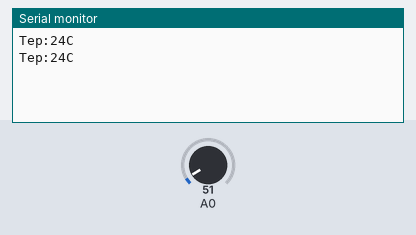
This sketch was run on a simulated Arduino Uno, built with avr-gcc and run on an emulated ATmega328P. Parts: the last lines printed to the serial monitor. The test bench sets the inputs (shaded band); at power-on: A0 = 51.

Above: at 1.8 s.
1.9 s: A0 set to 61
At 2.8 s:
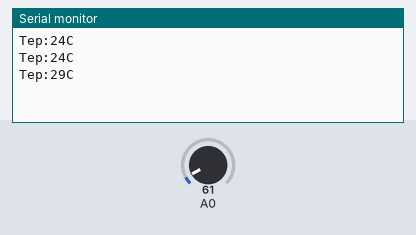
3.4 s: A0 set to 71
At 4.8 s:
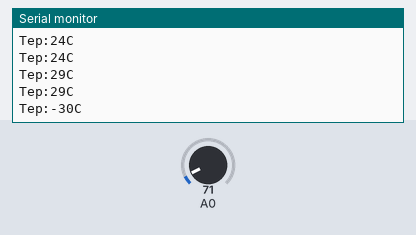
Timing chart, 0 to 6.4 s (numbered marks = the images above; inputs shaded):
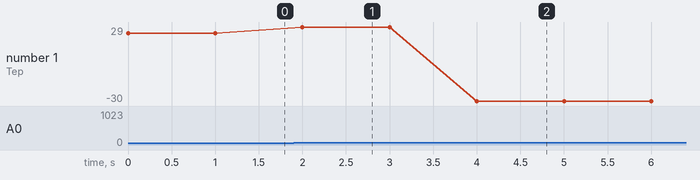

Measured:
- after the input at 1.9 s, the serial monitor: prints a new line after 0.10 s (image 1)
- after the input at 3.4 s, the serial monitor: prints a new line after 0.60 s (image 2)
- plotted number 1: 24 → 29 after the input at 1.9 s, 29 → -30 after the input at 3.4 s

The sketch:

LM32_tempature_.ino
```cpp
void setup()
{
    Serial.begin(9600);//Set Baud Rate to 9600 bps
}

void loop()
{
    int val;
    int dat;
    val=analogRead(0);//Connect LM35 on Analog 0
    dat=(500*val)>>10;
    Serial.print("Tep:"); //Display the temperature on Serial monitor
    Serial.print(dat);
    Serial.println("C");
    delay(1000);
}
```
